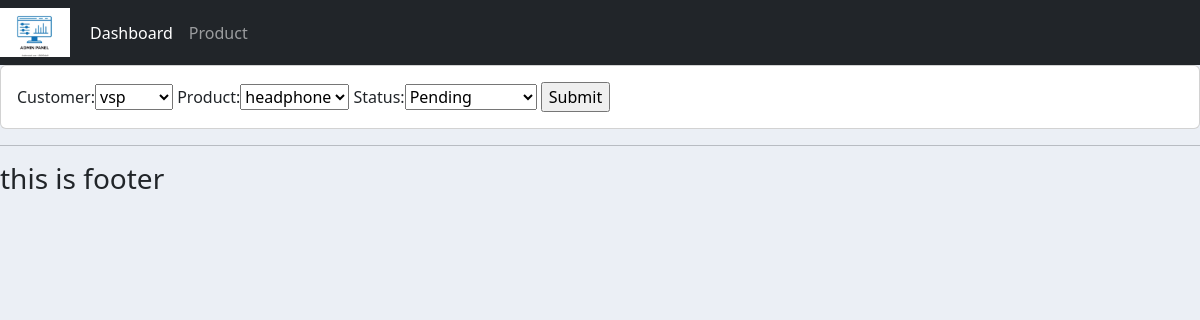
The page /update_order/1/ on the database its author committed.
### accounts/models.py (models this page shows, shortened)
class Order(models.Model):
    STATUS = (('Pending','Pending'),
              ('out of Delivery','out of Delivery'),
              ('Delivered' , 'Delivered'))
    customer = models.ForeignKey(Customer,null=True , on_delete= models.SET_NULL)
    product = models.ForeignKey(Product,null=True,on_delete = models.SET_NULL)
    date_created = models.DateTimeField(auto_now_add=True, null=True)
    status = models.CharField(max_length=200,null=True,choices = STATUS)

### accounts/views.py (the view)
# urls.py: path('update_order/<str:pk>/' ,views.updateOrder, name = 'update_order' ),
def updateOrder(request , pk):
    order = Order.objects.get(id=pk)
    form = OrderForm(instance = order )
    if request.method == 'POST':
        form = OrderForm(request.POST , instance = order )
        if form.is_valid():
            form.save()
            return redirect('/')
        print('Printing POST' ,request.POST)
    context ={'form' : form }
    return render(request ,'accounts/order_form.html' , context )

### accounts/forms.py
class OrderForm(ModelForm):
    class Meta:
        model = Order
        fields =  '__all__'

### accounts/models.py (called while the page is built)
    def __str__(self):
        return self.name

    def __str__(self):
        return self.name

### accounts/templates/accounts/order_form.html (shortened to what this page needs)
{%  extends 'accounts/main.html' %}
{% load static %}
{% block content %}
<div class="row">
    <div class="cl-md-6">
        <div class="card card-body">
                <form action="" method="POST">
                    {{ form }}
                    <input type="submit" name="submit">
                </form>
        </div>
    </div>
</div>
{% endblock %}

### static/css/main.css (style rules this page uses)
body { background-color : #ebeff5; }

### rows shown on the page
Order: customer "vsp", product "headphone", status "Pending"
